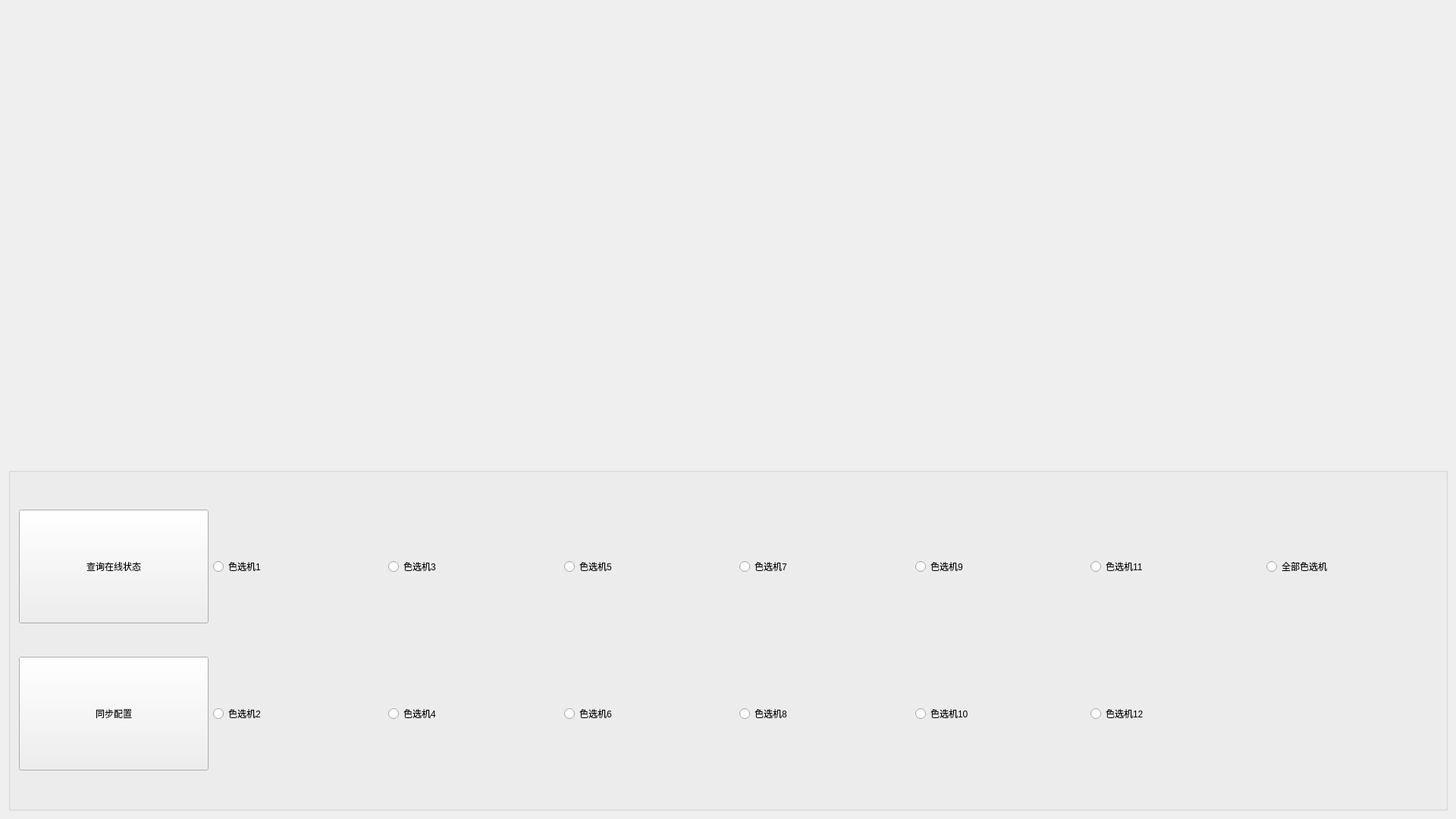
<?xml version="1.0" encoding="UTF-8"?>
<ui version="4.0">
 <class>Widget</class>
 <widget class="QWidget" name="Widget">
  <property name="geometry">
   <rect>
    <x>0</x>
    <y>0</y>
    <width>1920</width>
    <height>1080</height>
   </rect>
  </property>
  <property name="windowTitle">
   <string>Widget</string>
  </property>
  <layout class="QVBoxLayout" name="verticalLayout">
   <item alignment="Qt::AlignHCenter">
    <widget class="QStackedWidget" name="stackedWidget">
     <property name="sizePolicy">
      <sizepolicy hsizetype="Fixed" vsizetype="Fixed">
       <horstretch>0</horstretch>
       <verstretch>0</verstretch>
      </sizepolicy>
     </property>
     <property name="minimumSize">
      <size>
       <width>1024</width>
       <height>600</height>
      </size>
     </property>
     <widget class="QWidget" name="page"/>
     <widget class="QWidget" name="page_2"/>
    </widget>
   </item>
   <item>
    <widget class="QGroupBox" name="groupBox">
     <property name="title">
      <string/>
     </property>
     <layout class="QGridLayout" name="gridLayout">
      <item row="2" column="0">
       <widget class="QPushButton" name="pushButton_sync">
        <property name="sizePolicy">
         <sizepolicy hsizetype="Fixed" vsizetype="Fixed">
          <horstretch>0</horstretch>
          <verstretch>0</verstretch>
         </sizepolicy>
        </property>
        <property name="minimumSize">
         <size>
          <width>250</width>
          <height>150</height>
         </size>
        </property>
        <property name="text">
         <string>同步配置</string>
        </property>
       </widget>
      </item>
      <item row="2" column="6">
       <widget class="QRadioButton" name="radioButton_12">
        <property name="sizePolicy">
         <sizepolicy hsizetype="Preferred" vsizetype="Preferred">
          <horstretch>0</horstretch>
          <verstretch>0</verstretch>
         </sizepolicy>
        </property>
        <property name="text">
         <string>色选机12</string>
        </property>
       </widget>
      </item>
      <item row="2" column="5">
       <widget class="QRadioButton" name="radioButton_10">
        <property name="sizePolicy">
         <sizepolicy hsizetype="Preferred" vsizetype="Preferred">
          <horstretch>0</horstretch>
          <verstretch>0</verstretch>
         </sizepolicy>
        </property>
        <property name="text">
         <string>色选机10</string>
        </property>
       </widget>
      </item>
      <item row="2" column="2">
       <widget class="QRadioButton" name="radioButton_4">
        <property name="sizePolicy">
         <sizepolicy hsizetype="Preferred" vsizetype="Preferred">
          <horstretch>0</horstretch>
          <verstretch>0</verstretch>
         </sizepolicy>
        </property>
        <property name="text">
         <string>色选机4</string>
        </property>
       </widget>
      </item>
      <item row="2" column="4">
       <widget class="QRadioButton" name="radioButton_8">
        <property name="sizePolicy">
         <sizepolicy hsizetype="Preferred" vsizetype="Preferred">
          <horstretch>0</horstretch>
          <verstretch>0</verstretch>
         </sizepolicy>
        </property>
        <property name="text">
         <string>色选机8</string>
        </property>
       </widget>
      </item>
      <item row="2" column="1">
       <widget class="QRadioButton" name="radioButton_2">
        <property name="sizePolicy">
         <sizepolicy hsizetype="Preferred" vsizetype="Preferred">
          <horstretch>0</horstretch>
          <verstretch>0</verstretch>
         </sizepolicy>
        </property>
        <property name="text">
         <string>色选机2</string>
        </property>
       </widget>
      </item>
      <item row="2" column="3">
       <widget class="QRadioButton" name="radioButton_6">
        <property name="sizePolicy">
         <sizepolicy hsizetype="Preferred" vsizetype="Preferred">
          <horstretch>0</horstretch>
          <verstretch>0</verstretch>
         </sizepolicy>
        </property>
        <property name="text">
         <string>色选机6</string>
        </property>
       </widget>
      </item>
      <item row="1" column="0">
       <widget class="QPushButton" name="pushButton">
        <property name="sizePolicy">
         <sizepolicy hsizetype="Fixed" vsizetype="Fixed">
          <horstretch>0</horstretch>
          <verstretch>0</verstretch>
         </sizepolicy>
        </property>
        <property name="minimumSize">
         <size>
          <width>250</width>
          <height>150</height>
         </size>
        </property>
        <property name="text">
         <string>查询在线状态</string>
        </property>
       </widget>
      </item>
      <item row="1" column="7">
       <widget class="QRadioButton" name="radioButton_All">
        <property name="sizePolicy">
         <sizepolicy hsizetype="Preferred" vsizetype="Preferred">
          <horstretch>0</horstretch>
          <verstretch>0</verstretch>
         </sizepolicy>
        </property>
        <property name="text">
         <string>全部色选机</string>
        </property>
       </widget>
      </item>
      <item row="1" column="1">
       <widget class="QRadioButton" name="radioButton_1">
        <property name="sizePolicy">
         <sizepolicy hsizetype="Preferred" vsizetype="Preferred">
          <horstretch>0</horstretch>
          <verstretch>0</verstretch>
         </sizepolicy>
        </property>
        <property name="text">
         <string>色选机1</string>
        </property>
       </widget>
      </item>
      <item row="1" column="2">
       <widget class="QRadioButton" name="radioButton_3">
        <property name="sizePolicy">
         <sizepolicy hsizetype="Preferred" vsizetype="Preferred">
          <horstretch>0</horstretch>
          <verstretch>0</verstretch>
         </sizepolicy>
        </property>
        <property name="text">
         <string>色选机3</string>
        </property>
       </widget>
      </item>
      <item row="1" column="6">
       <widget class="QRadioButton" name="radioButton_11">
        <property name="sizePolicy">
         <sizepolicy hsizetype="Preferred" vsizetype="Preferred">
          <horstretch>0</horstretch>
          <verstretch>0</verstretch>
         </sizepolicy>
        </property>
        <property name="text">
         <string>色选机11</string>
        </property>
       </widget>
      </item>
      <item row="1" column="4">
       <widget class="QRadioButton" name="radioButton_7">
        <property name="sizePolicy">
         <sizepolicy hsizetype="Preferred" vsizetype="Preferred">
          <horstretch>0</horstretch>
          <verstretch>0</verstretch>
         </sizepolicy>
        </property>
        <property name="text">
         <string>色选机7</string>
        </property>
       </widget>
      </item>
      <item row="1" column="5">
       <widget class="QRadioButton" name="radioButton_9">
        <property name="sizePolicy">
         <sizepolicy hsizetype="Preferred" vsizetype="Preferred">
          <horstretch>0</horstretch>
          <verstretch>0</verstretch>
         </sizepolicy>
        </property>
        <property name="text">
         <string>色选机9</string>
        </property>
       </widget>
      </item>
      <item row="1" column="3">
       <widget class="QRadioButton" name="radioButton_5">
        <property name="sizePolicy">
         <sizepolicy hsizetype="Preferred" vsizetype="Preferred">
          <horstretch>0</horstretch>
          <verstretch>0</verstretch>
         </sizepolicy>
        </property>
        <property name="text">
         <string>色选机5</string>
        </property>
       </widget>
      </item>
     </layout>
    </widget>
   </item>
  </layout>
 </widget>
 <layoutdefault spacing="6" margin="11"/>
 <resources/>
 <connections/>
</ui>
